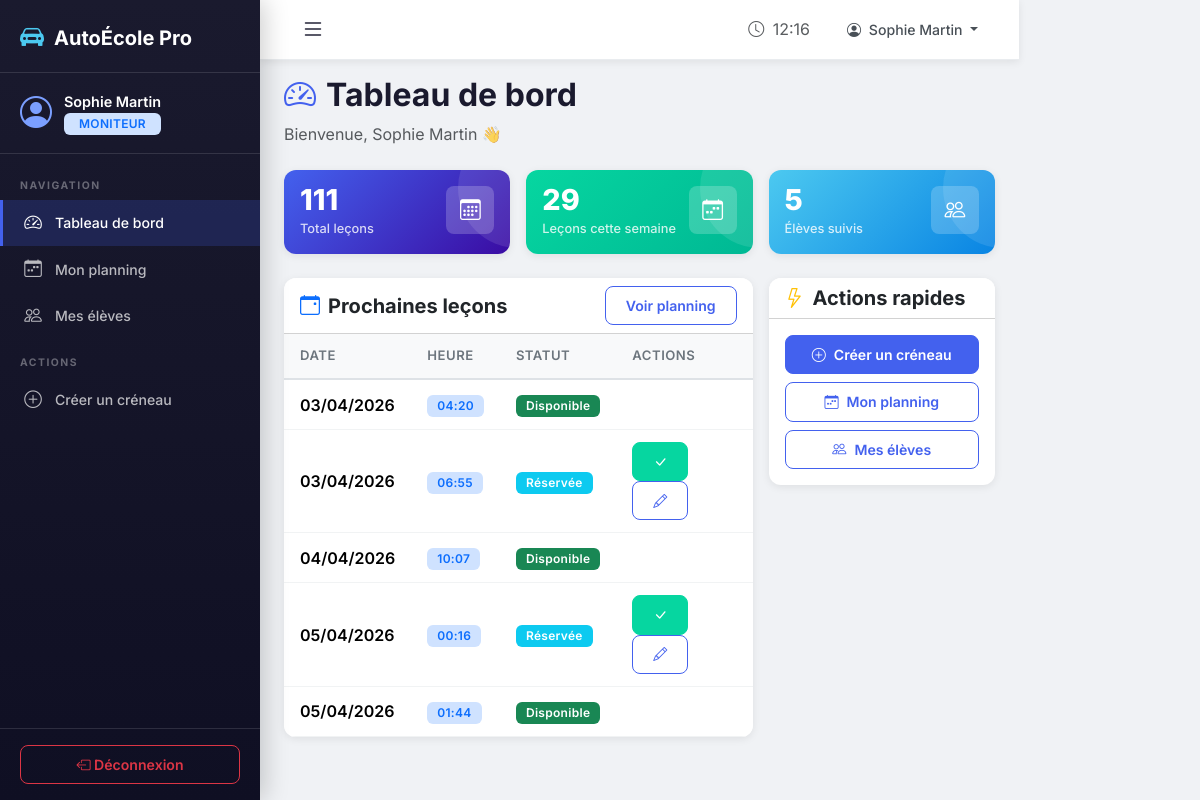
/moniteur/dashboard/ (signed in), run on the app's committed database.
### ecole/models.py (models this page shows, shortened)
class Lesson(models.Model):
    STATUT_CHOICES = [
        ('disponible', 'Disponible'),
        ('complete', 'Complète'),
        ('effectuee', 'Effectuée'),
        ('annulee', 'Annulée'),
    ]
    moniteur = models.ForeignKey(User, on_delete=models.CASCADE, related_name='lessons_moniteur',
                                  limit_choices_to={'profile__role': 'moniteur'})
    vehicule = models.ForeignKey(Vehicle, on_delete=models.SET_NULL, null=True, blank=True)
    date_heure = models.DateTimeField(verbose_name="Date et heure")
    duree = models.IntegerField(default=60, verbose_name="Durée (minutes)",
                                 help_text="Durée de la leçon en minutes")
    statut = models.CharField(max_length=15, choices=STATUT_CHOICES, default='disponible')
    notes = models.TextField(blank=True, null=True, verbose_name="Notes d'évaluation")
    created_at = models.DateTimeField(auto_now_add=True)
    class Meta:
        verbose_name = "Leçon"
        verbose_name_plural = "Leçons"
        ordering = ['date_heure']

### ecole/views.py (the view)
# urls.py: path('moniteur/dashboard/', views.moniteur_dashboard, name='moniteur_dashboard'),
@login_required
@moniteur_required
def moniteur_dashboard(request):
    today = timezone.now().date()
    week_start = today - timedelta(days=today.weekday())
    week_end = week_start + timedelta(days=6)
    mes_lecons = Lesson.objects.filter(moniteur=request.user)
    lecons_semaine = mes_lecons.filter(
        date_heure__date__gte=week_start,
        date_heure__date__lte=week_end
    )
    nb_eleves = Booking.objects.filter(
        lecon__moniteur=request.user,
        statut='confirmee'
    ).values('eleve').distinct().count()
    lecons_a_venir = mes_lecons.filter(
        date_heure__gte=timezone.now(),
        statut__in=['disponible', 'complete']
    )[:5]
    return render(request, 'moniteur/dashboard.html', {
        'total_lecons': mes_lecons.count(),
        'lecons_semaine': lecons_semaine.count(),
        'nb_eleves': nb_eleves,
        'lecons_a_venir': lecons_a_venir,
    })

### ecole/templates/moniteur/dashboard.html (shortened to what this page needs)
{% extends 'base.html' %}
{% block content %}
<div class="page-header">
    <h2><i class="bi bi-speedometer2"></i> Tableau de bord</h2>
    <p class="text-muted">Bienvenue, {{ user.get_full_name }} 👋</p>
</div>
<div class="row g-3 mb-4">
    <div class="col-md-4">
        <div class="card stat-card bg-gradient-primary p-3">
            <div class="d-flex justify-content-between align-items-start">
                <div>
                    <div class="stat-value">{{ total_lecons }}</div>
                    <div class="stat-label mt-1">Total leçons</div>
                </div>
                <div class="stat-icon"><i class="bi bi-calendar3"></i></div>
            </div>
        </div>
    </div>
    <div class="col-md-4">
        <div class="card stat-card bg-gradient-success p-3">
            <div class="d-flex justify-content-between align-items-start">
                <div>
                    <div class="stat-value">{{ lecons_semaine }}</div>
                    <div class="stat-label mt-1">Leçons cette semaine</div>
                </div>
                <div class="stat-icon"><i class="bi bi-calendar-week"></i></div>
            </div>
        </div>
    </div>
    <div class="col-md-4">
        <div class="card stat-card bg-gradient-info p-3">
            <div class="d-flex justify-content-between align-items-start">
                <div>
                    <div class="stat-value">{{ nb_eleves }}</div>
                    <div class="stat-label mt-1">Élèves suivis</div>
                </div>
                <div class="stat-icon"><i class="bi bi-people"></i></div>
            </div>
        </div>
    </div>
</div>
<div class="row g-3">
    <div class="col-lg-8">
        <div class="card">
            <div class="card-header bg-white d-flex justify-content-between align-items-center">
                <h5 class="mb-0 fw-bold"><i class="bi bi-calendar-event me-2 text-primary"></i>Prochaines leçons</h5>
                <a href="{% url 'moniteur_planning' %}" class="btn btn-sm btn-outline-primary">Voir planning</a>
            </div>
            <div class="card-body p-0">
                {% if lecons_a_venir %}
                <div class="table-responsive">
                    <table class="table mb-0">
                        <thead><tr><th>Date</th><th>Heure</th><th>Statut</th><th>Actions</th></tr></thead>
                        <tbody>
                            {% for l in lecons_a_venir %}
                            <tr>
                                <td class="fw-semibold">{{ l.date_heure|date:"d/m/Y" }}</td>
                                <td><span class="badge bg-primary-subtle text-primary">{{ l.date_heure|date:"H:i" }}</span></td>
                                <td>
                                    {% if l.statut == 'disponible' %}<span class="badge bg-success">Disponible</span>
                                    {% elif l.statut == 'complete' %}<span class="badge bg-info">Réservée</span>
                                    {% else %}<span class="badge bg-secondary">{{ l.get_statut_display }}</span>{% endif %}
                                </td>
                                <td>
                                    {% if l.statut == 'complete' %}
                                    <a href="{% url 'moniteur_marquer_effectuee' l.id %}" class="btn btn-sm btn-success" title="Marquer effectuée"><i class="bi bi-check-lg"></i></a>
                                    <a href="{% url 'moniteur_notes' l.id %}" class="btn btn-sm btn-outline-primary" title="Ajouter des notes"><i class="bi bi-pencil"></i></a>
                                    {% endif %}
                                </td>
                            </tr>
                            {% endfor %}
                        </tbody>
                    </table>
                </div>
                {% endif %}
            </div>
        </div>
    </div>
    <div class="col-lg-4">
        <div class="card">
            <div class="card-header bg-white">
                <h5 class="mb-0 fw-bold"><i class="bi bi-lightning me-2 text-warning"></i>Actions rapides</h5>
            </div>
            <div class="card-body d-grid gap-2">
                <a href="{% url 'moniteur_creer_lecon' %}" class="btn btn-primary"><i class="bi bi-plus-circle me-2"></i>Créer un créneau</a>
                <a href="{% url 'moniteur_planning' %}" class="btn btn-outline-primary"><i class="bi bi-calendar-week me-2"></i>Mon planning</a>
                <a href="{% url 'moniteur_eleves' %}" class="btn btn-outline-primary"><i class="bi bi-people me-2"></i>Mes élèves</a>
            </div>
        </div>
    </div>
</div>
{% endblock %}

### ecole/templates/base.html (shortened to what this page needs)
{% load static %}
<!DOCTYPE html>
<html lang="fr" data-bs-theme="light">
<head>
    <link href="https://cdn.jsdelivr.net/npm/bootstrap@5.3.2/dist/css/bootstrap.min.css" rel="stylesheet">
    <link href="https://cdn.jsdelivr.net/npm/bootstrap-icons@1.11.2/font/bootstrap-icons.css" rel="stylesheet">
    <link href="{% static 'css/style.css' %}" rel="stylesheet">
</head>
<body>
    {% if user.is_authenticated and request.resolver_match.url_name != 'index' %}
    <div class="d-flex" id="wrapper">
        <nav class="sidebar" id="sidebar">
            <div class="sidebar-header">
                <a href="{% url 'index' %}" class="sidebar-brand">
                    <i class="bi bi-car-front-fill"></i>
                    <span>AutoÉcole Pro</span>
                </a>
            </div>
            <div class="sidebar-user">
                <div class="user-avatar">
                    <i class="bi bi-person-circle"></i>
                </div>
                <div class="user-info">
                    <span class="user-name">{{ user.get_full_name|default:user.username }}</span>
                    <span class="user-role badge bg-primary-subtle text-primary">
                        {% if user.profile.role == 'eleve' %}Élève
                        {% elif user.profile.role == 'moniteur' %}Moniteur
                        {% else %}Admin{% endif %}
                    </span>
                </div>
            </div>
            <ul class="sidebar-nav">
                {% if user.profile.role == 'eleve' %}
                <li class="nav-section">NAVIGATION</li>
                <li><a href="{% url 'eleve_dashboard' %}" class="{% if request.resolver_match.url_name == 'eleve_dashboard' %}active{% endif %}"><i class="bi bi-speedometer2"></i> Tableau de bord</a></li>
                <li><a href="{% url 'eleve_lecons' %}" class="{% if request.resolver_match.url_name == 'eleve_lecons' %}active{% endif %}"><i class="bi bi-calendar-plus"></i> Leçons disponibles</a></li>
                <li><a href="{% url 'eleve_reservations' %}" class="{% if request.resolver_match.url_name == 'eleve_reservations' %}active{% endif %}"><i class="bi bi-bookmark-check"></i> Mes réservations</a></li>
                <li><a href="{% url 'eleve_historique' %}" class="{% if request.resolver_match.url_name == 'eleve_historique' %}active{% endif %}"><i class="bi bi-clock-history"></i> Historique</a></li>
                <li><a href="{% url 'eleve_paiements' %}" class="{% if request.resolver_match.url_name == 'eleve_paiements' %}active{% endif %}"><i class="bi bi-credit-card"></i> Paiements</a></li>
                <li class="nav-section">PRÉPARATION</li>
                <li><a href="{% url 'eleve_documents' %}" class="{% if 'documents' in request.resolver_match.url_name %}active{% endif %}"><i class="bi bi-file-earmark-person"></i> Mes documents</a></li>
                <li><a href="{% url 'eleve_cours' %}" class="{% if 'cours' in request.resolver_match.url_name %}active{% endif %}"><i class="bi bi-book"></i> Cours de code</a></li>
                <li><a href="{% url 'eleve_quiz' %}" class="{% if request.resolver_match.url_name == 'eleve_quiz' %}active{% endif %}"><i class="bi bi-question-circle"></i> Quiz Code</a></li>
                <li class="nav-section">COMPTE</li>
                <li><a href="{% url 'eleve_profil' %}" class="{% if request.resolver_match.url_name == 'eleve_profil' %}active{% endif %}"><i class="bi bi-person"></i> Mon profil</a></li>
                {% elif user.profile.role == 'moniteur' %}
                <li class="nav-section">NAVIGATION</li>
                <li><a href="{% url 'moniteur_dashboard' %}" class="{% if request.resolver_match.url_name == 'moniteur_dashboard' %}active{% endif %}"><i class="bi bi-speedometer2"></i> Tableau de bord</a></li>
                <li><a href="{% url 'moniteur_planning' %}" class="{% if request.resolver_match.url_name == 'moniteur_planning' %}active{% endif %}"><i class="bi bi-calendar-week"></i> Mon planning</a></li>
                <li><a href="{% url 'moniteur_eleves' %}" class="{% if request.resolver_match.url_name == 'moniteur_eleves' %}active{% endif %}"><i class="bi bi-people"></i> Mes élèves</a></li>
                <li class="nav-section">ACTIONS</li>
                <li><a href="{% url 'moniteur_creer_lecon' %}" class="{% if request.resolver_match.url_name == 'moniteur_creer_lecon' %}active{% endif %}"><i class="bi bi-plus-circle"></i> Créer un créneau</a></li>
                {% endif %}
            </ul>
            <div class="sidebar-footer">
                <a href="{% url 'deconnexion' %}" class="btn btn-outline-danger btn-sm w-100">
                    <i class="bi bi-box-arrow-left"></i> Déconnexion
                </a>
            </div>
        </nav>
        <div class="main-content" id="main-content">
            <nav class="topbar">
                <button class="btn btn-link sidebar-toggle" id="sidebarToggle">
                    <i class="bi bi-list fs-4"></i>
                </button>
                <div class="topbar-right">
                    <span class="text-muted me-3">
                        <i class="bi bi-clock me-1"></i>
                        <span id="current-time"></span>
                    </span>
                    <div class="dropdown">
                        <button class="btn btn-link dropdown-toggle" data-bs-toggle="dropdown">
                            <i class="bi bi-person-circle me-1"></i>
                            {{ user.get_full_name|default:user.username }}
                        </button>
                    </div>
                </div>
            </nav>
            <div class="container-fluid px-4 py-3">
                {% block content %}{% endblock %}
            </div>
        </div>
    </div>
    {% endif %}
</body>
</html>

### data on the page
Lesson: date_heure "03/04/2026", date_heure "04:20", statut "Disponible"
Lesson: date_heure "03/04/2026", date_heure "06:55", statut "Réservée"
Lesson: date_heure "04/04/2026", date_heure "10:07", statut "Disponible"
Lesson: date_heure "05/04/2026", date_heure "00:16", statut "Réservée"
Lesson: date_heure "05/04/2026", date_heure "01:44", statut "Disponible"

### other printed values
{{ user.get_full_name|default:user.username }} "Sophie Martin"
{{ user.get_full_name }} "Sophie Martin"
{{ total_lecons }} "111"
{{ lecons_semaine }} "29"
{{ nb_eleves }} "5"
